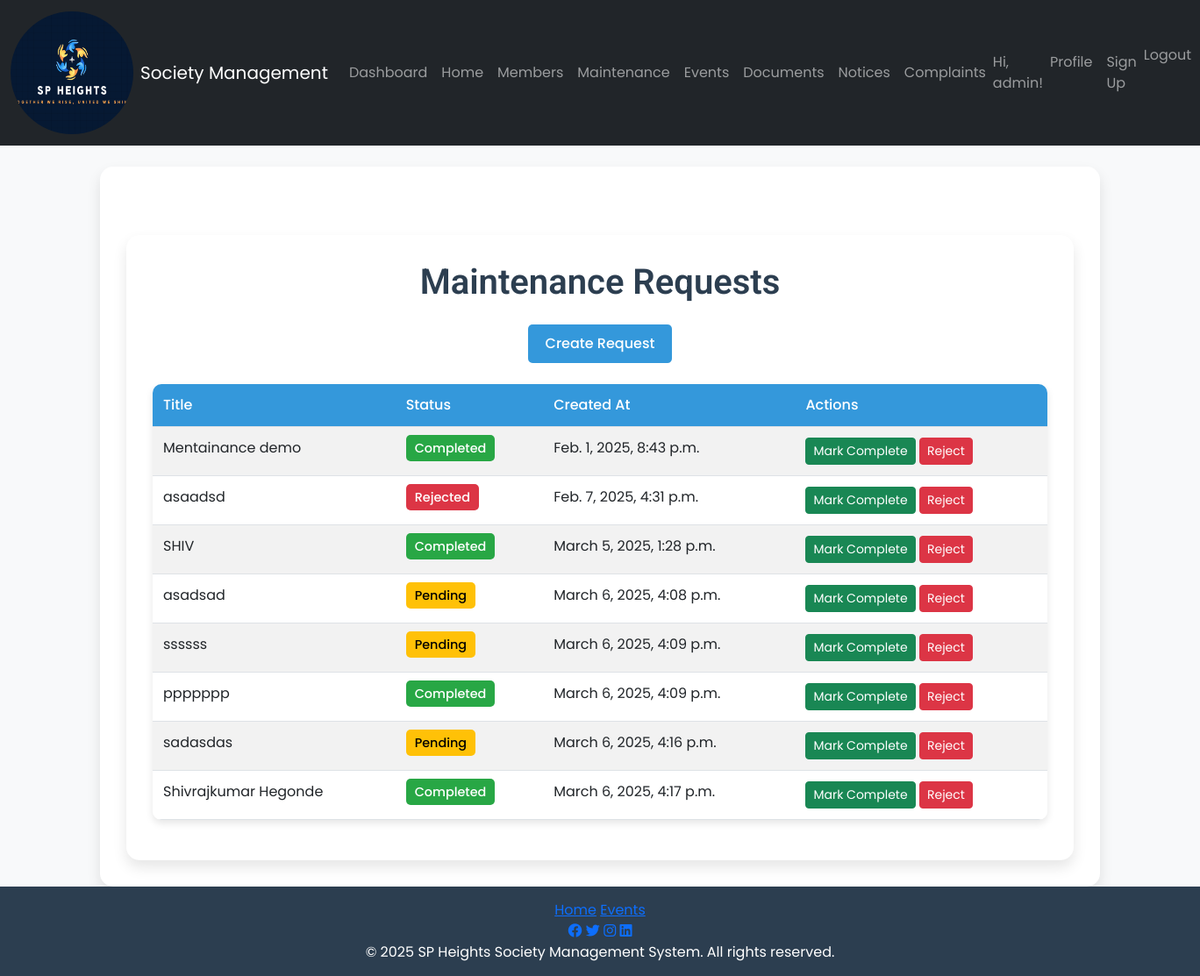
/maintenance/ (signed in), run on the app's committed database.
### society/models.py (models this page shows, shortened)
class CustomUser(AbstractUser):
    USER_TYPE_CHOICES = [
        ('admin', 'Admin'),
        ('flat_owner', 'Flat Owner'),
        ('tenant', 'Tenant'),
    ]
    phone_number = models.CharField(max_length=15)
    flat_number = models.CharField(max_length=10)
    user_type = models.CharField(max_length=20, choices=USER_TYPE_CHOICES, default='flat_owner')
    is_admin = models.BooleanField(default=False)
    is_flat_owner = models.BooleanField(default=False)
    is_tenant = models.BooleanField(default=False)

class MaintenanceRequest(models.Model):
    STATUS_CHOICES = [
        ('pending', 'Pending'),
        ('in_progress', 'In Progress'),
        ('resolved', 'Resolved'),
    ]
    title = models.CharField(max_length=200)
    description = models.TextField()
    created_by = models.ForeignKey(CustomUser, on_delete=models.CASCADE)
    status = models.CharField(max_length=20, choices=STATUS_CHOICES, default='pending')
    created_at = models.DateTimeField(auto_now_add=True)  # ✅ Add this to avoid the error

### society/views.py (the view)
# urls.py: path('maintenance/', views.maintenance_requests, name='maintenance_requests'),
@login_required
def maintenance_requests(request):
    requests = MaintenanceRequest.objects.all()  # Show all requests to everyone
    return render(request, 'maintenance_requests.html', {'requests': requests})

### template/maintenance_requests.html (shortened to what this page needs)
{% extends 'base.html' %}
{% block content %}
{% load static %}
<link rel="stylesheet" href="{% static 'css/maintenance_requests.css' %}">
<div class="container mt-5">
    <h2 class="text-center mb-4 animated-heading">Maintenance Requests</h2>
    <div class="text-center mb-4">
        <a href="{% url 'create_maintenance_request' %}" class="btn btn-primary create-request-button animated-button">Create Request</a>
    </div>
    <table class="table table-striped maintenance-table animated-table">
        <thead>
            <tr>
                <th>Title</th>
                <th>Status</th>
                <th>Created At</th>
                {% if user.is_superuser %}
                    <th>Actions</th>
                {% endif %}
            </tr>
        </thead>
        <tbody>
            {% for request in requests %}
                <tr class="animated-row">
                    <td>{{ request.title }}</td>
                    <td>
                        <span class="status-badge status-{{ request.status|lower }}">{{ request.status }}</span>
                    </td>
                    <td>{{ request.created_at }}</td>
                    {% if user.is_superuser %}
                        <td>
                            <form action="{% url 'update_maintenance_status' request.id %}" method="POST" class="d-inline">
    <button type="submit" class="btn btn-success btn-sm">Mark Complete</button>
</form>
<form action="{% url 'update_maintenance_status' request.id %}" method="POST" class="d-inline">
    <button type="submit" class="btn btn-danger btn-sm">Reject</button>
</form>
                        </td>
                    {% endif %}
                </tr>
            {% endfor %}
        </tbody>
    </table>
</div>
{% endblock %}

### template/base.html (shortened to what this page needs)
{% load static %}
<!DOCTYPE html>
<html lang="en">
<head>
    <link href="https://cdn.jsdelivr.net/npm/bootstrap@5.3.0/dist/css/bootstrap.min.css" rel="stylesheet">
    <link href="https://cdnjs.cloudflare.com/ajax/libs/font-awesome/6.0.0-beta3/css/all.min.css" rel="stylesheet">
    <link href="https://cdnjs.cloudflare.com/ajax/libs/animate.css/4.1.1/animate.min.css" rel="stylesheet">
    <link rel="stylesheet" href="{% static 'css/styles.css' %}">
</head>
<body>
    <div class="d-flex flex-column min-vh-100">
        <nav class="navbar navbar-expand-lg navbar-dark bg-dark">
            <div class="container-fluid">
                <a class="navbar-brand d-flex align-items-center" href="{% url 'home' %}">
                    <img src="{% static 'images/logo.png' %}" alt="Logo" class="logo me-2">
                    <span>Society Management</span>
                </a>
                <div class="collapse navbar-collapse" id="navbarNav">
                    <ul class="navbar-nav me-auto">
                        <li class="nav-item"><a class="nav-link" href="{% url 'dashboard' %}">Dashboard</a></li>
                        <li class="nav-item"><a class="nav-link" href="{% url 'home' %}">Home</a></li>
                        <li class="nav-item"><a class="nav-link" href="{% url 'membership_directory' %}">Members</a></li>
                        <li class="nav-item"><a class="nav-link" href="{% url 'maintenance_requests' %}">Maintenance</a></li>
                        <li class="nav-item"><a class="nav-link" href="{% url 'event_list' %}">Events</a></li>
                        <li class="nav-item"><a class="nav-link" href="{% url 'document_list' %}">Documents</a></li>
                        <li class="nav-item"><a class="nav-link" href="{% url 'notice_list' %}">Notices</a></li>
                        <li class="nav-item"><a class="nav-link" href="{% url 'complaint_list' %}">Complaints</a></li>
                    </ul>
                    <ul class="navbar-nav ms-auto">
                        {% if user.is_authenticated %}
                            <li class="nav-item d-flex align-items-center">
                                <span class="navbar-text welcome-text">Hi, {{ user.username }}!</span>
                            </li>
                            <li class="nav-item"><a class="nav-link" href="{% url 'profile' %}">Profile</a></li>
                            {% if user.is_staff %}
                                <li class="nav-item"><a class="nav-link" href="{% url 'signup' %}">Sign Up</a></li>
                            {% endif %}
                            <li class="nav-item">
                                <form action="{% url 'logout' %}" method="post" class="d-inline">
                                    <button type="submit" class="btn btn-link nav-link" style="padding: 0; border: none; background: none;">Logout</button>
                                </form>
                            </li>
                        {% else %}
                            <li class="nav-item"><a class="nav-link" href="{% url 'login' %}">Login</a></li>
                        {% endif %}
                    </ul>
                </div>
            </div>
        </nav>
        <div class="container flex-grow-1 mt-4">
            {% block content %}
            {% endblock %}
        </div>
       <footer>
    <div class="footer-content">
        <div class="footer-links">
            <a href="{% url 'home' %}">Home</a>
            <a href="{% url 'event_list' %}">Events</a>
        </div>
        <div class="footer-social">
            <a href="#" target="_blank"><i class="fab fa-facebook"></i></a>
            <a href="#" target="_blank"><i class="fab fa-twitter"></i></a>
            <a href="#" target="_blank"><i class="fab fa-instagram"></i></a>
            <a href="#" target="_blank"><i class="fab fa-linkedin"></i></a>
        </div>
        <div class="footer-copyright">
            &copy; 2025 SP Heights Society Management System. All rights reserved.
        </div>
    </div>
</footer>
</body>
</html>

### static/css/styles.css (style rules this page uses)
html, body { height: 100%; display: flex; flex-direction: column; }
.container { flex: 1; }
footer { background-color: #2c3e50; color: white; text-align: center; padding: 15px 0; width: 100%; position: relative; bottom: 0; }
.logo { width: 140px; height: 140px; border-radius: 150%; }

### static/css/maintenance_requests.css (style rules this page uses)
body { background-color: #f8f9fa; font-family: 'Poppins', sans-serif; }
.container { background-color: #ffffff; padding: 30px; border-radius: 15px; box-shadow: 0 8px 16px rgba(0, 0, 0, 0.1); animation: fadeIn 1s ease-in-out; }
.animated-heading { font-family: 'Roboto', sans-serif; font-size: 2.5rem; font-weight: 600; color: #2c3e50; text-align: center; margin-bottom: 30px; animation: slideIn 1s ease-in-out; }
.create-request-button { background-color: #3498db; border: none; border-radius: 5px; padding: 10px 20px; font-weight: 500; transition: all 0.3s ease; }
.maintenance-table { width: 100%; border-collapse: separate; border-spacing: 0; border-radius: 10px; overflow: hidden; box-shadow: 0 4px 8px rgba(0, 0, 0, 0.1); animation: fadeIn 1.5s ease-in-out; }
.maintenance-table th, .maintenance-table td { padding: 12px; text-align: left; }
.maintenance-table th { background-color: #3498db; color: #ffffff; font-weight: 500; }
.maintenance-table tbody tr { transition: background-color 0.3s ease; }
.status-badge { padding: 5px 10px; border-radius: 5px; font-size: 0.9rem; font-weight: 500; text-transform: capitalize; }
.status-pending { background-color: #ffc107; color: #000; }
.status-completed { background-color: #28a745; color: #fff; }
.status-rejected { background-color: #dc3545; color: #fff; }

### data on the page
CustomUser: username "admin"
MaintenanceRequest: title "Mentainance demo", status "Completed", created_at "Feb. 1, 2025, 8:43 p.m."
MaintenanceRequest: title "asaadsd", status "Rejected", created_at "Feb. 7, 2025, 4:31 p.m."
MaintenanceRequest: title "SHIV", status "Completed", created_at "March 5, 2025, 1:28 p.m."
MaintenanceRequest: title "asadsad", status "Pending", created_at "March 6, 2025, 4:08 p.m."
MaintenanceRequest: title "ssssss", status "Pending", created_at "March 6, 2025, 4:09 p.m."
MaintenanceRequest: title "ppppppp", status "Completed", created_at "March 6, 2025, 4:09 p.m."
MaintenanceRequest: title "sadasdas", status "Pending", created_at "March 6, 2025, 4:16 p.m."
MaintenanceRequest: title "Shivrajkumar Hegonde", status "Completed", created_at "March 6, 2025, 4:17 p.m."
